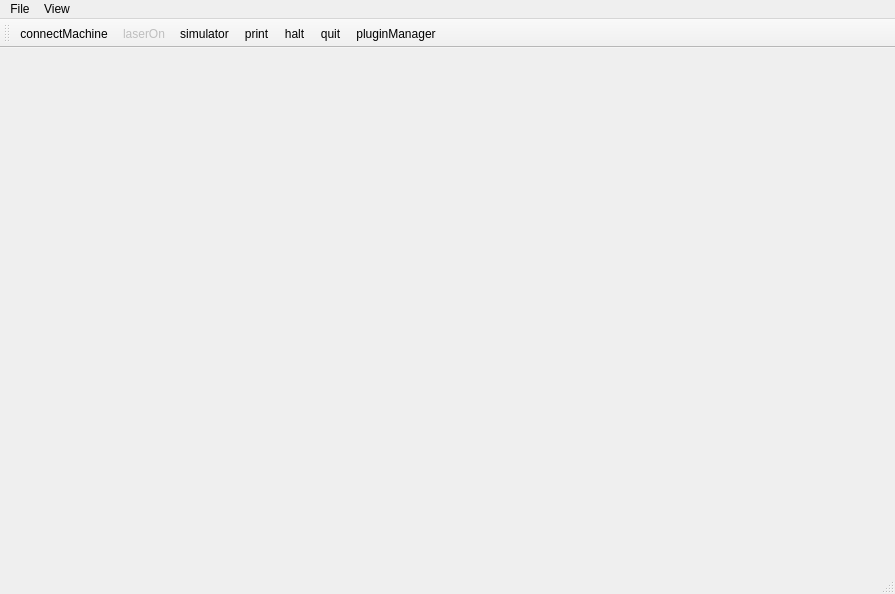
<?xml version="1.0" encoding="UTF-8"?>
<ui version="4.0">
 <class>MainWindow</class>
 <widget class="QMainWindow" name="MainWindow">
  <property name="geometry">
   <rect>
    <x>0</x>
    <y>0</y>
    <width>895</width>
    <height>594</height>
   </rect>
  </property>
  <property name="windowTitle">
   <string>MainWindow</string>
  </property>
  <widget class="QWidget" name="centralWidget">
   <layout class="QHBoxLayout" name="horizontalLayout">
    <property name="spacing">
     <number>8</number>
    </property>
    <property name="leftMargin">
     <number>8</number>
    </property>
    <property name="topMargin">
     <number>8</number>
    </property>
    <property name="rightMargin">
     <number>8</number>
    </property>
    <property name="bottomMargin">
     <number>8</number>
    </property>
   </layout>
  </widget>
  <widget class="QMenuBar" name="menuBar">
   <property name="geometry">
    <rect>
     <x>0</x>
     <y>0</y>
     <width>895</width>
     <height>23</height>
    </rect>
   </property>
   <widget class="QMenu" name="menuRead_file">
    <property name="title">
     <string>File</string>
    </property>
    <widget class="QMenu" name="menuImport">
     <property name="title">
      <string>Import</string>
     </property>
     <addaction name="actionImport_STL"/>
     <addaction name="actionImport_SLC"/>
     <addaction name="actionImport_OBJ"/>
     <addaction name="actionImport_PLY"/>
    </widget>
    <widget class="QMenu" name="menuExport">
     <property name="title">
      <string>Export</string>
     </property>
     <addaction name="actionExport_STL"/>
    </widget>
    <addaction name="menuImport"/>
    <addaction name="separator"/>
    <addaction name="menuExport"/>
    <addaction name="separator"/>
    <addaction name="actionSave_config"/>
    <addaction name="separator"/>
   </widget>
   <widget class="QMenu" name="menuProperty">
    <property name="title">
     <string>View</string>
    </property>
   </widget>
   <addaction name="menuRead_file"/>
   <addaction name="menuProperty"/>
  </widget>
  <widget class="QToolBar" name="mainToolBar">
   <property name="baseSize">
    <size>
     <width>50</width>
     <height>50</height>
    </size>
   </property>
   <attribute name="toolBarArea">
    <enum>TopToolBarArea</enum>
   </attribute>
   <attribute name="toolBarBreak">
    <bool>false</bool>
   </attribute>
   <addaction name="actionConnectMachine"/>
   <addaction name="actionLaserOn"/>
   <addaction name="actionSimulator"/>
   <addaction name="actionPrint"/>
   <addaction name="actionHalt"/>
   <addaction name="actionQuit"/>
   <addaction name="actionPluginManager"/>
  </widget>
  <widget class="QStatusBar" name="statusBar"/>
  <action name="actionImport_SLC">
   <property name="text">
    <string>import SLC</string>
   </property>
  </action>
  <action name="actionConnectMachine">
   <property name="checkable">
    <bool>true</bool>
   </property>
   <property name="icon">
    <iconset resource="../resource/resource.qrc">
     <normaloff>:/connect.png</normaloff>
     <normalon>:/uncoonect.png</normalon>:/connect.png</iconset>
   </property>
   <property name="text">
    <string>connectMachine</string>
   </property>
  </action>
  <action name="actionLaserOn">
   <property name="checkable">
    <bool>true</bool>
   </property>
   <property name="enabled">
    <bool>false</bool>
   </property>
   <property name="icon">
    <iconset resource="../resource/resource.qrc">
     <normaloff>:/laseron.png</normaloff>
     <normalon>:/laseroff.png</normalon>:/laseron.png</iconset>
   </property>
   <property name="text">
    <string>laserOn</string>
   </property>
  </action>
  <action name="actionSimulator">
   <property name="checkable">
    <bool>true</bool>
   </property>
   <property name="icon">
    <iconset resource="../resource/resource.qrc">
     <normaloff>:/SIMU.png</normaloff>
     <normalon>:/disSIMU.png</normalon>:/SIMU.png</iconset>
   </property>
   <property name="text">
    <string>simulator</string>
   </property>
  </action>
  <action name="actionPrint">
   <property name="checkable">
    <bool>true</bool>
   </property>
   <property name="checked">
    <bool>false</bool>
   </property>
   <property name="icon">
    <iconset resource="../resource/resource.qrc">
     <normaloff>:/start.png</normaloff>
     <normalon>:/stop.png</normalon>:/start.png</iconset>
   </property>
   <property name="text">
    <string>print</string>
   </property>
  </action>
  <action name="actionHalt">
   <property name="icon">
    <iconset resource="../resource/resource.qrc">
     <normaloff>:/halt.png</normaloff>:/halt.png</iconset>
   </property>
   <property name="text">
    <string>halt</string>
   </property>
  </action>
  <action name="actionQuit">
   <property name="icon">
    <iconset resource="../resource/resource.qrc">
     <normaloff>:/turnoff.png</normaloff>:/turnoff.png</iconset>
   </property>
   <property name="text">
    <string>quit</string>
   </property>
  </action>
  <action name="actionSave_config">
   <property name="text">
    <string>save config</string>
   </property>
  </action>
  <action name="actionImport_STL">
   <property name="text">
    <string>import STL</string>
   </property>
  </action>
  <action name="actionExport_STL">
   <property name="text">
    <string>export STL</string>
   </property>
  </action>
  <action name="actionPluginManager">
   <property name="icon">
    <iconset resource="../resource/resource.qrc">
     <normaloff>:/pluginManager.png</normaloff>:/pluginManager.png</iconset>
   </property>
   <property name="text">
    <string>pluginManager</string>
   </property>
  </action>
  <action name="actionImport_OBJ">
   <property name="text">
    <string>import OBJ</string>
   </property>
  </action>
  <action name="actionImport_PLY">
   <property name="text">
    <string>import PLY</string>
   </property>
  </action>
 </widget>
 <layoutdefault spacing="6" margin="11"/>
 <resources>
  <include location="../resource/resource.qrc"/>
 </resources>
 <connections/>
</ui>
